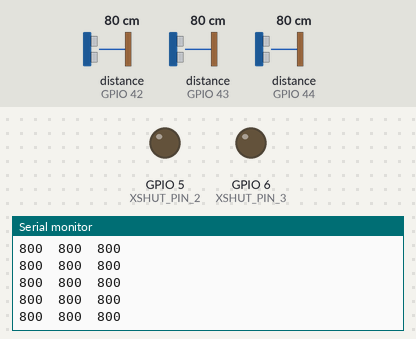
A sketch run on a simulated ESP32. On the bench: output pins drawn as LEDs (lit = HIGH), the last lines printed to the serial monitor. The test bench sets the inputs (shaded band); at power-on: distance to the obstacle (sensors on GPIO 42, GPIO 43, GPIO 44) 80 cm.

Above: at 1.2 s.
1.3 s: distance to the obstacle (sensor on GPIO 42) set to 2 cm
At 1.36 s:
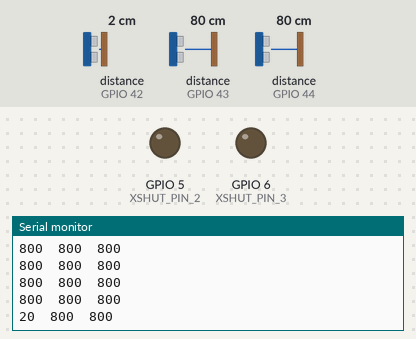
4.3 s: distance to the obstacle (sensor on GPIO 43) set to 2 cm
At 4.35 s:
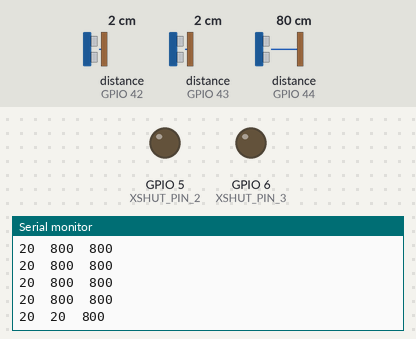
5.8 s: distance to the obstacle (sensor on GPIO 44) set to 2 cm
At 5.84 s:
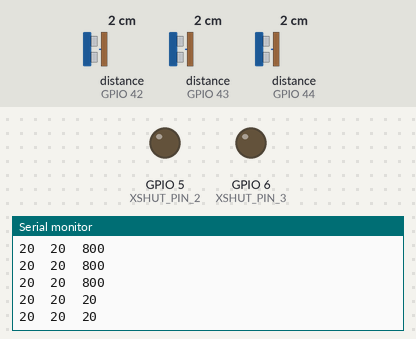
7.3 s: distance to the obstacle (sensor on GPIO 42) set to 4 cm
At 7.34 s:
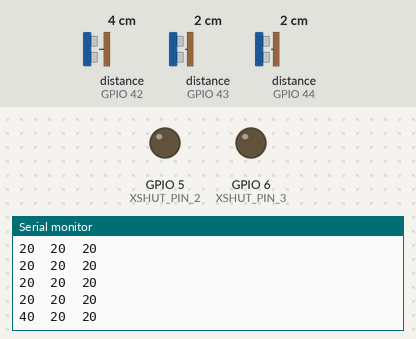
8.8 s: distance to the obstacle (sensor on GPIO 43) set to 4 cm
At 8.83 s:
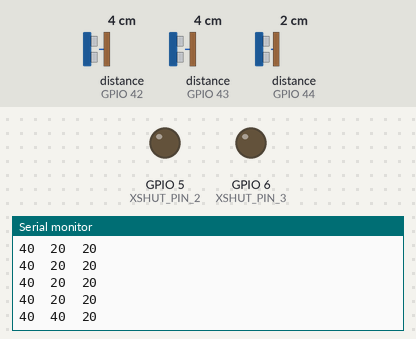
10.3 s: distance to the obstacle (sensor on GPIO 44) set to 4 cm
At 10.32 s:
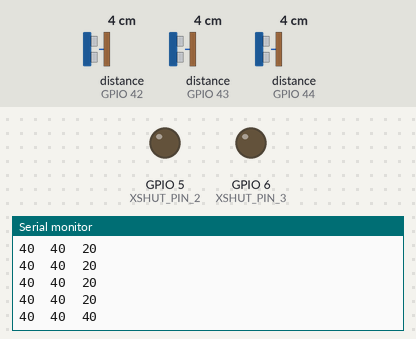
Timing chart, 0 to 12.8 s (numbered marks = the images above; inputs shaded):
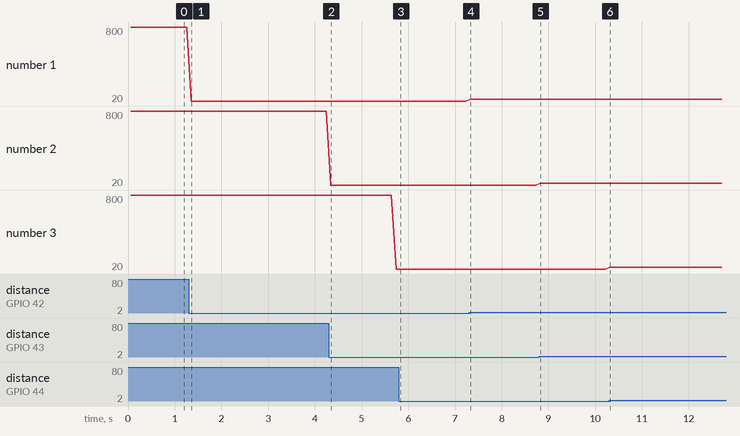

The sketch:

ContinuousMultipleSensors.ino
```cpp
/*
This example shows how to set up and read multiple VL53L1X sensors connected to
the same I2C bus. Each sensor needs to have its XSHUT pin connected to a
different Arduino pin, and you should change sensorCount and the xshutPins array
below to match your setup.

For more information, see ST's application note AN4846 ("Using multiple VL53L0X
in a single design"). The principles described there apply to the VL53L1X as
well.
*/

// Edited for use with BOAT program
// @author Nicholas Kuipers 20230525

#include <Arduino.h>
//#include <esp32-hal-i2c.h>
#include <Wire.h>
#include <VL53L1X.h>

/**********************************/
/*     Public Variables / Defines */
/**********************************/

#define XSHUT_PIN_1     4
#define XSHUT_PIN_2     5
#define XSHUT_PIN_3     6

#define GPIO_PIN_1      7
#define GPIO_PIN_2      8
#define GPIO_PIN_3      9

// The number of sensors in your system.
const uint8_t sensorCount = 3;

// The Arduino pin connected to the XSHUT pin of each sensor.
const uint8_t xshutPins[sensorCount] = { XSHUT_PIN_1, XSHUT_PIN_2, XSHUT_PIN_3 };

VL53L1X sensors[sensorCount];

void setup()
{
  while (!Serial) {}
  Serial.begin(115200);
  Wire.begin();
  Wire.setClock(400000); // use 400 kHz I2C

  //Serial.println("First init passed!");

  // Disable/reset all sensors by driving their XSHUT pins low.
  for (uint8_t i = 0; i < sensorCount; i++)
  {
    pinMode(xshutPins[i], OUTPUT);
    digitalWrite(xshutPins[i], LOW);
  }

  // Enable, initialize, and start each sensor, one by one.
  for (uint8_t i = 0; i < sensorCount; i++)
  {
    // Stop driving this sensor's XSHUT low. This should allow the carrier
    // board to pull it high. (We do NOT want to drive XSHUT high since it is
    // not level shifted.) Then wait a bit for the sensor to start up.
    pinMode(xshutPins[i], INPUT);
    delay(10);

    sensors[i].setTimeout(500);
    if (!sensors[i].init())
    {
      Serial.print("Failed to detect and initialize sensor ");
      Serial.println(i);
      while (1);
    }

    // Each sensor must have its address changed to a unique value other than
    // the default of 0x29 (except for the last one, which could be left at
    // the default). To make it simple, we'll just count up from 0x2A.
    sensors[i].setAddress(0x2A + i);

    /*
    * We want to be in long-distance ranging mode to get the most out of our sensors.
    *   To allow for the system to best operate, the timing budget and continuous ranging
    *   are set to operate at 200ms (5Hz), sufficiently slow enough to allow for sufficient
    *   photon collection.
    */
    sensors[i].setDistanceMode(VL53L1X::Long);
    sensors[i].setMeasurementTimingBudget(200000);
    sensors[i].startContinuous(200);
  }
}

void loop()
{
  for (uint8_t i = 0; i < sensorCount; i++)
  {
    Serial.print(sensors[i].read());
    if (sensors[i].timeoutOccurred()) { Serial.print(" TIMEOUT"); }
    Serial.print('\t');
  }
  Serial.println();
}
```

Measured:
- after the input at 1.3 s, the serial monitor: prints a new line after 0.06 s (image 1)
- after the input at 4.3 s, the serial monitor: prints a new line at once (image 2)
- after the input at 5.8 s, the serial monitor: prints a new line at once (image 3)
- after the input at 7.3 s, the serial monitor: prints a new line at once (image 4)
- after the input at 8.8 s, the serial monitor: prints a new line at once (image 5)
- after the input at 10.3 s, the serial monitor: prints a new line at once (image 6)
- plotted number 1: 800 → 20 after the input at 1.3 s, 20 → 40 after the input at 7.3 s
